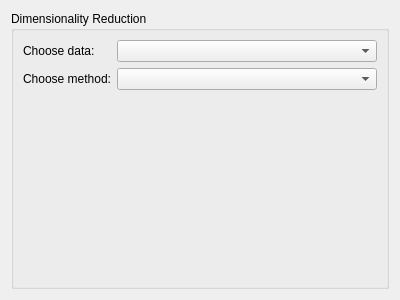
<?xml version="1.0" encoding="UTF-8"?>
<ui version="4.0">
 <class>Form</class>
 <widget class="QWidget" name="Form">
  <property name="geometry">
   <rect>
    <x>0</x>
    <y>0</y>
    <width>400</width>
    <height>300</height>
   </rect>
  </property>
  <property name="windowTitle">
   <string>Form</string>
  </property>
  <layout class="QVBoxLayout" name="verticalLayout">
   <item>
    <widget class="QGroupBox" name="formGroupBox">
     <property name="title">
      <string>Dimensionality Reduction</string>
     </property>
     <layout class="QFormLayout" name="formLayout">
      <property name="fieldGrowthPolicy">
       <enum>QFormLayout::AllNonFixedFieldsGrow</enum>
      </property>
      <item row="0" column="0">
       <widget class="QLabel" name="chooseDataLabel">
        <property name="text">
         <string>Choose data:</string>
        </property>
       </widget>
      </item>
      <item row="0" column="1">
       <widget class="QComboBox" name="chooseDataComboBox"/>
      </item>
      <item row="1" column="0">
       <widget class="QLabel" name="chooseMethodLabel">
        <property name="text">
         <string>Choose method:</string>
        </property>
       </widget>
      </item>
      <item row="1" column="1">
       <widget class="QComboBox" name="chooseMethodComboBox"/>
      </item>
     </layout>
    </widget>
   </item>
  </layout>
 </widget>
 <resources/>
 <connections/>
</ui>
